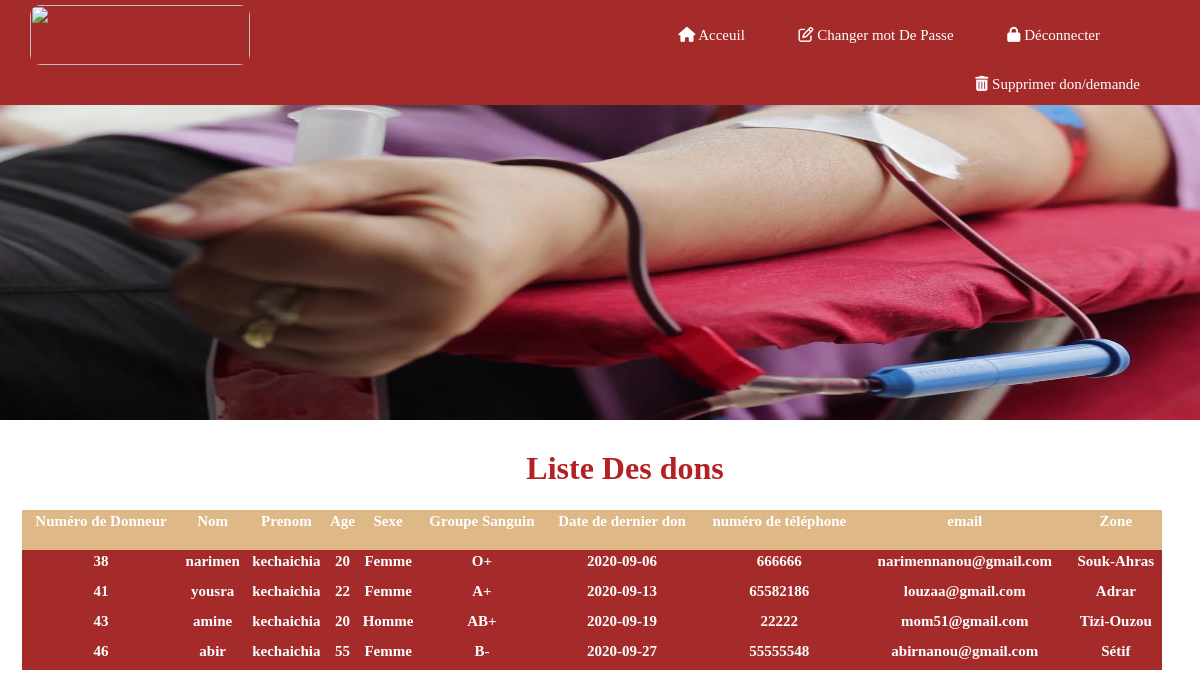
Screenshot of /listedonneur.php with the database file from the repository.
### tables this page shows
CREATE TABLE `visiteur` (
  `id_visiteur` int(255) NOT NULL,
  `Nom` varchar(30) NOT NULL,
  `Prenom` varchar(30) NOT NULL,
  `Age` int(2) NOT NULL,
  `Sexe` varchar(20) NOT NULL,
  `Groupe_de_sang` varchar(10) NOT NULL,
  `Date_de_donne` date NOT NULL,
  `Numero` int(10) NOT NULL,
  `email` varchar(30) NOT NULL,
  `adresse` varchar(100) NOT NULL,
  `id_adresse` int(100) NOT NULL,
  `Type` int(11) NOT NULL,
  `établissement` varchar(100) NOT NULL
);

### listedonneur.php (the view, shortened to what this page needs)
<!DOCTYPE html>
<html>
<head>
<link rel="stylesheet" href="https://cdn.jsdelivr.net/npm/bulma@0.8.0/css/bulma.min.css">
<link rel="stylesheet" href="src/css/main.css">
</head>
<body>
<div class="block">
<header class="header">
<a href="#"  class="header-logo"><img src="src/img/logo.png" class="image-lien"></a>
<div class="header-menu">
  <a href="inteface-conecter.php"><i class="fa fa-home" aria-hidden="true"></i>  Acceuil</a>
  <a href="change-mdp.php"><i class="fa fa-pencil-square-o" aria-hidden="true"></i> Changer mot De Passe</a>
  <a href="deconnecter.php"><i class="fa fa-lock" aria-hidden="true"></i>  Déconnecter</a>
</div>
</header>
</div>
<div class="block">
<header class="header1">
    <div class="header-menu1">
<a href="suprimmer.php"><i class="fa fa-trash" aria-hidden="true"></i> Supprimer don/demande</a>
      </div>
</header>
</div>
 <div class="block">
     <div class="banner">
 <img src="src/img/banner1.jpg" alt="sang "  class="image-banner" >
     </div>
    </div>
    <h1 class="title">Liste Des dons</h1>
     </body></html>
     <?php
$dbhost="localhost";
$dbuser="root";
$dbpass="";
$dbname="banque_de_sang";
$conn=mysqli_connect($dbhost,$dbuser,$dbpass,$dbname);
$sql="SELECT * from visiteur WHERE Type=1";
$resulta=mysqli_query($conn,$sql);
$nr=mysqli_num_rows($resulta);
if($nr==0){
  echo "<div class='msg'> <p  class='msg1'> il existe  pas des  Donneurs</p> </div>";
}
else{
  echo " <table   style=' width:95% ; text-align:center; border:1px;margin-left:22px;height:90px;'>\n" ;
 echo"<tr style=' background-color:burlywood; color:brown;height:40px;' >\n";
    echo"<th class='titletabl'>Numéro de Donneur</th>\n";
             echo"  <th   class='titletabl'> Nom </th>\n";
             echo"  <th class='titletabl'> Prenom </th>\n";
             echo"  <th class='titletabl'>Age</th>\n";
             echo"  <th class='titletabl'> Sexe </th>\n";
             echo"  <th class='titletabl'> Groupe Sanguin </th>\n";
             echo"  <th class='titletabl'>  Date de dernier don</th>\n";
             echo"  <th class='titletabl'>numéro de téléphone</th>\n";
             echo"  <th class='titletabl'>email</th>\n";
             echo"  <th class='titletabl'>Zone</th>\n";
echo"</tr> \n";
while($row = $resulta->fetch_assoc()){
  echo"<tr style=' background-color:burlywood; color:brown;height:30px;' >\n";
  echo"<th style=' background-color:brown;color:white;' class='titletabl'>$row[id_visiteur]</th>\n";
           echo"  <th  style=' background-color:brown;color:white;' class='titletabl'> $row[Nom]</th>\n";
           echo"  <th  style=' background-color:brown; color:white;;' class='titletabl'> $row[Prenom] </th>\n";
           echo"  <th style=' background-color:brown;color:white;' class='titletabl'>$row[Age]</th>\n";
           echo"  <th  style=' background-color:brown;color:white;' class='titletabl'>$row[Sexe] </th>\n";
           echo"  <th style=' background-color:brown;color:white;' class='titletabl'> $row[Groupe_de_sang] </th>\n";
           echo"  <th style=' background-color:brown;color:white;' class='titletabl'>$row[Date_de_donne]</th>\n";
           echo"  <th style=' background-color:brown;color:white;' class='titletabl'>$row[Numero]</th>\n";
           echo"  <th  style=' background-color:brown;color:white;' class='titletabl'> $row[email] </th>\n";
           echo"  <th style=' background-color:brown;color:white;' class='titletabl'> $row[adresse] </th>\n";
echo"</tr> \n";
}
}
?>

### main.css (style rules this page uses)
.header { width: 100%; margin-left: 0px; margin-right: 0px; margin-top:0 px; margin-bottom: 0px; height: 70px; top:0; background-color:brown; position: fixed; line-height: 70px; }
.header a i { color: white; }
.header1 a i { color: white; }
.header1 { width: 100%; margin-left: 0px; margin-right: 0px; margin-top:70px; margin-bottom: 0px; height: 35px; top:0; background-color:brown; position: fixed; line-height: 25px; }
.header .header-logo { color:white; font-family: cursive ; float: left; margin-left: 30px; font-size: 18px; }
.header .header-menu { float: right; margin-right: 50px; margin-top: 0%; top:20px; font-family: cursive; font-size: 15px; }
.header1 .header-menu1 { float: right; margin-right: 10px; margin-top: 2px; top:20px; font-family: cursive; font-size: 15px; }
.titletabl { margin-top: 40px; font-family: cursive; font-size: 15px; color: white; text-align: center; }
.header .header-menu a { top:40px; margin-right: 50px; color:white; }
.header1 .header-menu1 a { top:40px; margin-right: 50px; color:white; }
.banner .image-banner { margin-left: 0%; margin-right: 0%; margin-top:0px; margin-bottom: 0px; background-size: 0px; width:2500px ;height:360px; }
.banner { margin-top: 60px; }
.title { color:firebrick; font-family: cursive; margin-left: 50px; margin-right: 0; text-align: center; float:none; }
.image-lien { margin-top: 5px; width: 220px; height: 60px; border-radius: 10px; }
.fa { color:brown; }

### rows the page displays
visiteur: id_visiteur "38", Nom "narimen", Prenom "kechaichia", Age "20", Sexe "Femme", Groupe_de_sang "O+", Date_de_donne "2020-09-06", Numero "666666", email "narimennanou@gmail.com", adresse "Souk-Ahras"
visiteur: id_visiteur "41", Nom "yousra", Prenom "kechaichia", Age "22", Sexe "Femme", Groupe_de_sang "A+", Date_de_donne "2020-09-13", Numero "65582186", email "louzaa@gmail.com", adresse "Adrar"
visiteur: id_visiteur "43", Nom "amine", Prenom "kechaichia", Age "20", Sexe "Homme", Groupe_de_sang "AB+", Date_de_donne "2020-09-19", Numero "22222", email "mom51@gmail.com", adresse "Tizi-Ouzou"
visiteur: id_visiteur "46", Nom "abir", Prenom "kechaichia", Age "55", Sexe "Femme", Groupe_de_sang "B-", Date_de_donne "2020-09-27", Numero "55555548", email "abirnanou@gmail.com", adresse "Sétif"
